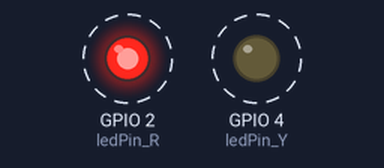
Simulated run of this sketch. Board: ESP32. On the bench: output pins drawn as LEDs (lit = HIGH). Dashed ring = blinking. What the sketch prints to the serial monitor is not drawn.

Above: at 0.5 s.
Timing chart, 0 to 4.6 s (numbered marks = the images above):
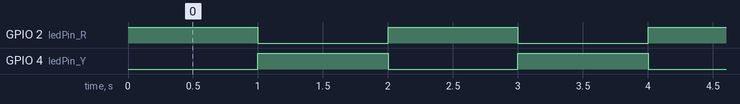

The sketch:

LED_double.ino
```cpp
// 定义LED引脚，ESP32通常板载LED连接在GPIO 2
const int ledPin_R= 2;
const int ledPin_Y= 4;

void setup() {
  // 初始化串口通信，设置波特率为115200
  Serial.begin(115200);
  // 将LED引脚设置为输出模式
  pinMode(ledPin_R, OUTPUT);
  pinMode(ledPin_Y, OUTPUT);
}

void loop() {
  digitalWrite(ledPin_R, HIGH);
  digitalWrite(ledPin_Y, LOW);   // 红亮黄灭
  Serial.println("LED_R ON");
  Serial.println("LED_Y OFF");    // 串口输出提示
  delay(1000);                 // 保持1秒

  digitalWrite(ledPin_Y, HIGH);
  digitalWrite(ledPin_R, LOW);  // 红灭黄亮
  Serial.println("LED_R OFF");
  Serial.println("LED_Y ON");    // 串口输出提示
  delay(1000);                 // 保持1秒
}
```

Measured:
- by itself, GPIO 2 (ledPin_R), GPIO 4 (ledPin_Y): alternates HIGH for 1.0 s and LOW for 1.0 s
